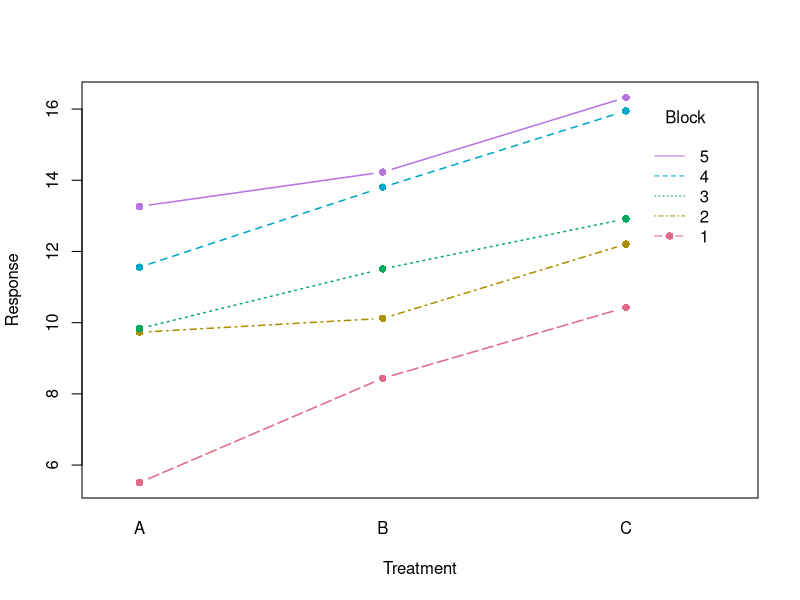
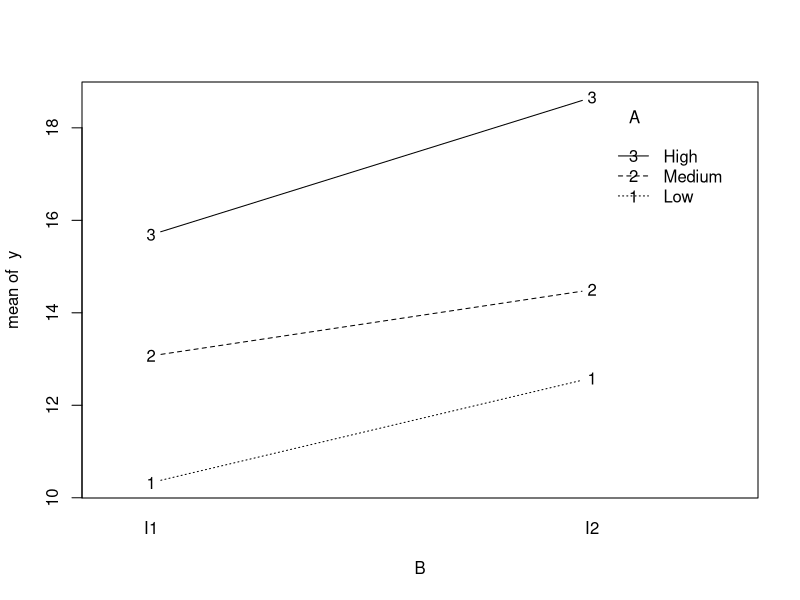
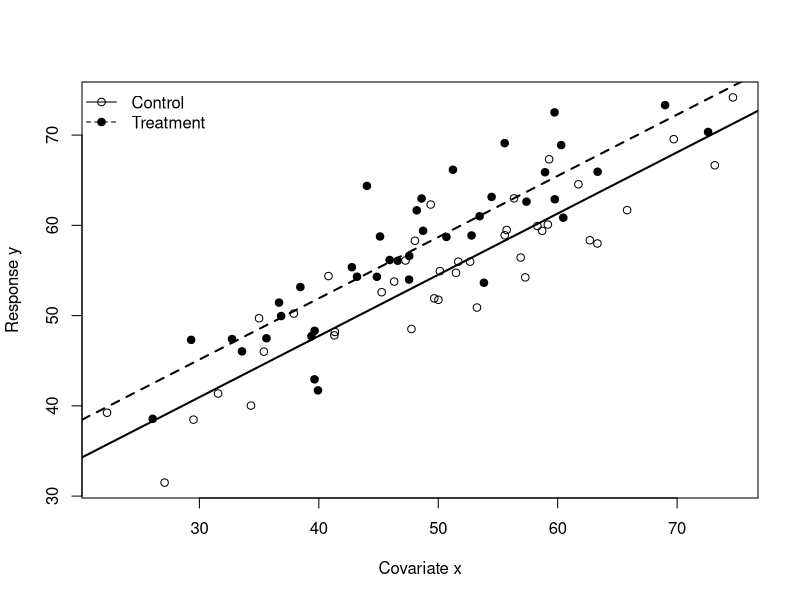

Reproduce these figures in R, in order.
## ---- chunk 1
set.seed(8561)
blocked <- data.frame(block = factor(rep(1:5, each = 3)),
                      unit = rep(1:3, 5))
# Randomize treatment labels among the three units in each block.
blocked$treatment <- factor(
  unlist(lapply(1:5, function(b) sample(c("A", "B", "C")))),
  levels = c("A", "B", "C"))
block_effect <- c(-3, -1, 0, 2, 4)
treatment_effect <- c(A = 0, B = 1.5, C = 3)
blocked$y <- 10 + block_effect[as.integer(blocked$block)] +
  treatment_effect[blocked$treatment] + rnorm(nrow(blocked), sd = 0.8)
fit_block_only <- lm(y ~ block, data = blocked)
fit_block_treatment <- lm(y ~ block + treatment, data = blocked)
anova(fit_block_only, fit_block_treatment)
## ---- chunk 2
#| label: fig-blocked-comparison
#| fig-cap: "Simulated responses within five blocks. Comparing treatments within the same block avoids attributing the large between-batch shifts to treatment. The connecting lines guide comparisons; the model does not assert a linear treatment scale."
#| fig-width: 6
#| fig-height: 4
with(blocked, interaction.plot(treatment, block, y, type = "b", pch = 16,
                               col = hcl.colors(5, "Dark 3"), lwd = 1.5,
                               xlab = "Treatment", ylab = "Response",
                               trace.label = "Block"))
## ---- chunk 3
set.seed(8561)
group <- factor(rep(c("A", "B", "C"), each = 12))
mu <- c(A = 10, B = 13, C = 15)
y <- mu[group] + rnorm(length(group), sd = 2)

dat1 <- data.frame(y = y, group = group)
fit1 <- lm(y ~ group, data = dat1)

summary(fit1)
anova(fit1)
## ---- chunk 4
tapply(dat1$y, dat1$group, mean)
model.matrix(fit1)[1:10, ]
## ---- chunk 5
b <- coef(fit1)
V <- vcov(fit1)

# Under treatment coding with A as reference:
# mean_A = beta0
# mean_B = beta0 + beta_groupB
# mean_C = beta0 + beta_groupC

# Compare B and C
a <- c(0, 1, -1)
est <- sum(a * b)
se <- sqrt(t(a) %*% V %*% a)
t_stat <- est / se
df <- df.residual(fit1)
p_val <- 2 * pt(abs(t_stat), df = df, lower.tail = FALSE)

c(estimate = est, se = se, t = t_stat, p_value = p_val)
## ---- chunk 6
set.seed(8561)
A <- factor(rep(c("Low", "Medium", "High"), each = 16),
            levels = c("Low", "Medium", "High"))
B <- factor(rep(rep(c("I1", "I2"), each = 8), times = 3))

mean_table <- matrix(c(
  10, 12,
  13, 15,
  16, 20
), nrow = 3, byrow = TRUE)

mu2 <- numeric(length(A))
for (i in seq_along(mu2)) {
  mu2[i] <- mean_table[which(levels(A) == A[i]), which(levels(B) == B[i])]
}

y2 <- mu2 + rnorm(length(mu2), sd = 1.8)
dat2 <- data.frame(y = y2, A = A, B = B)
## ---- chunk 7
fit2_add <- lm(y ~ A + B, data = dat2)
fit2_int <- lm(y ~ A * B, data = dat2)

summary(fit2_add)
summary(fit2_int)
anova(fit2_add, fit2_int)
anova(fit2_int)
## ---- chunk 8
with(dat2, interaction.plot(x.factor = B, trace.factor = A, response = y,
                            fun = mean, type = "b", legend = TRUE))
## ---- chunk 9
set.seed(8561)
n <- 80
group3 <- factor(rep(c("Control", "Treatment"), each = n / 2))
x <- rnorm(n, mean = 50, sd = 10)
y3 <- 20 + 0.7 * x + ifelse(group3 == "Treatment", 4, 0) + rnorm(n, sd = 4)

dat3 <- data.frame(y = y3, x = x, group = group3)
fit3 <- lm(y ~ x + group, data = dat3)
fit3_int <- lm(y ~ x * group, data = dat3)

summary(fit3)
summary(fit3_int)
anova(fit3, fit3_int)
## ---- chunk 10
plot(dat3$x, dat3$y,
     pch = ifelse(dat3$group == "Control", 1, 19),
     xlab = "Covariate x",
     ylab = "Response y")
abline(a = coef(fit3)[1], b = coef(fit3)[2], lwd = 2)
abline(a = coef(fit3)[1] + coef(fit3)[3], b = coef(fit3)[2],
       lwd = 2, lty = 2)
legend("topleft",
       legend = c("Control", "Treatment"),
       pch = c(1, 19),
       lty = c(1, 2),
       bty = "n")
